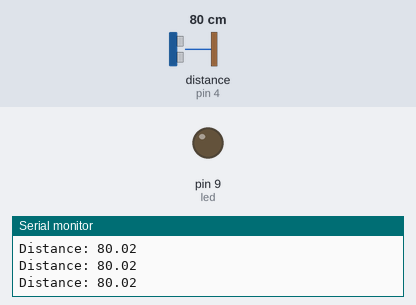
Bench run of a sketch on a simulated Arduino Uno, built with avr-gcc and run on an emulated ATmega328P. On the bench: output pins drawn as LEDs (lit = HIGH), the last lines printed to the serial monitor. Wiring (inferred from the names in the program): ultrasonic range finder: trigger pin 3; echo pin 4. Inputs (shaded band) come from the test bench; at power-on: distance to the obstacle (sensor on pin 4) 80 cm. The echo pulse lasts 58.3 µs per cm; pins used as bus, display or sensor lines are not drawn.

Above: at 1.2 s.
1.3 s: distance to the obstacle (sensor on pin 4) set to 16 cm
2.8 s: distance to the obstacle (sensor on pin 4) set to 12 cm
At 4.2 s:
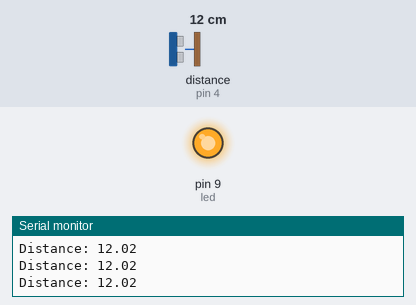
4.5 s: distance to the obstacle (sensor on pin 4) set to 18 cm
At 5.7 s:
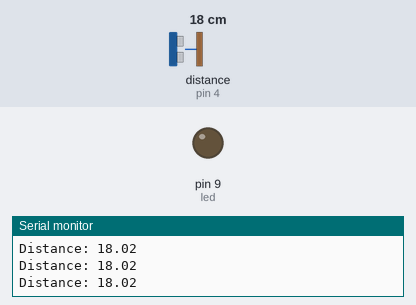
6.0 s: distance to the obstacle (sensor on pin 4) set to 2 cm
At 7.2 s:
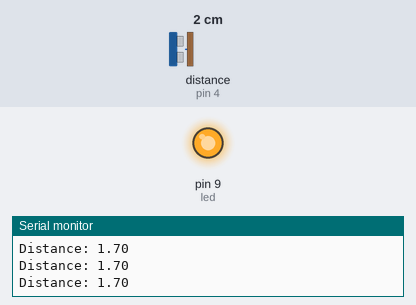
Timing chart, 0 to 8.5 s (numbered marks = the images above; inputs shaded):
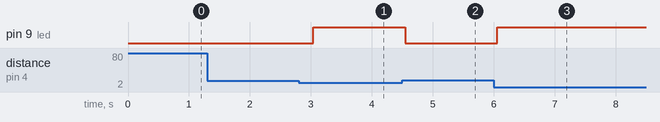

Measured:
- the behaviour switches between 15 and 14 cm on distance to the obstacle (sensor on pin 4) (found by bisection; images 0 and 1)
- after the input at 2.8 s, pin 9 (led): LOW → HIGH after 0.24 s
- after the input at 4.5 s, pin 9 (led): HIGH → LOW after 0.05 s
- after the input at 6.0 s, pin 9 (led): LOW → HIGH after 0.06 s

The sketch:

UltraSonic_LED.ino
```cpp
const int trigPin = 3;
const int echoPin = 4;
int led = 9;

float duration, distance;

void setup() {
  pinMode(trigPin, OUTPUT);
  pinMode(echoPin, INPUT);
  pinMode(led, OUTPUT);
  Serial.begin(9600);
}

void loop() {
  digitalWrite(trigPin, LOW);
  delayMicroseconds(2);
  digitalWrite(trigPin, HIGH);
  delayMicroseconds(10);
  digitalWrite(trigPin, LOW);

  duration = pulseIn(echoPin, HIGH);
  distance = (duration * .0343) / 2;
  Serial.print("Distance: ");
  Serial.println(distance);
  if (distance < 15) {
    digitalWrite(led, HIGH);
    delay(200);
  } else {
    digitalWrite(led, LOW);
    delay(200);
  }
  delay(100);
}
```
